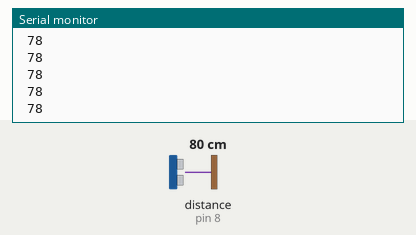
Simulated run of this sketch. Board: Arduino Uno, built with avr-gcc and run on an emulated ATmega328P. Parts: the last lines printed to the serial monitor. Wiring (inferred from the names in the program): ultrasonic range finder: trigger pin 7; echo pin 8. The inputs (shaded band) are chosen by the test bench; at power-on: distance to the obstacle (sensor on pin 8) 80 cm. The echo pulse lasts 58.3 µs per cm.

Above: at 1.2 s.
1.3 s: distance to the obstacle (sensor on pin 8) set to 2 cm
At 2.4 s:
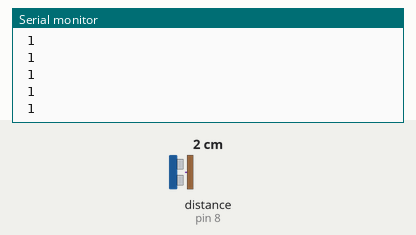
2.8 s: distance to the obstacle (sensor on pin 8) set to 4 cm
At 3.6 s:
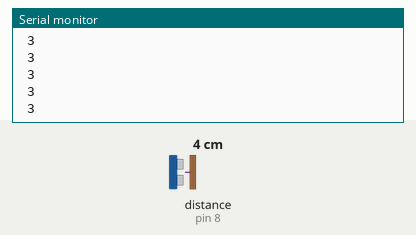
Timing chart, 0 to 5.8 s (numbered marks = the images above; inputs shaded):
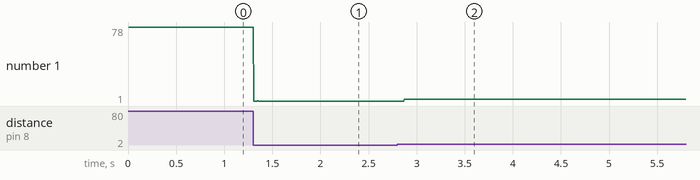

The sketch:

usound-test.ino
```cpp
const int trigger = 7;
const int echo = 8;

long duration;
int distance;

void setup() {
  pinMode(trigger, OUTPUT);
  pinMode(echo, INPUT);
  Serial.begin(9600);
}

void loop() {
  // Clear trigger pin
  digitalWrite(trigger, LOW);
  delayMicroseconds(2);

  digitalWrite(trigger, HIGH);
  delayMicroseconds(10);
  digitalWrite(trigger, LOW);

  duration = pulseIn(echo, HIGH);
  // In centimeters
  distance = duration * 0.034 / 2;

  Serial.print(" ");
  Serial.println(distance);
}
```

Measured:
- after the input at 1.3 s, the serial monitor: prints a new line at once (image 1)
- after the input at 2.8 s, the serial monitor: prints a new line after 0.07 s (image 2)
- plotted number 1: 78 → 1 after the input at 1.3 s, 1 → 3 after the input at 2.8 s
